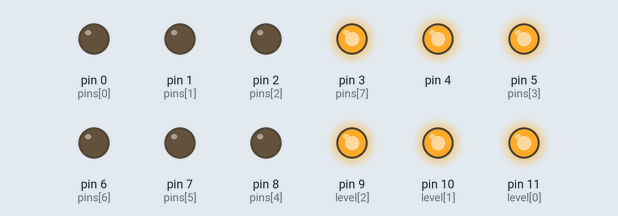
This sketch was run on a simulated Arduino Uno, built with avr-gcc and run on an emulated ATmega328P. Parts: output pins drawn as LEDs (lit = HIGH).

Above: at 0.15 s.
At 3.15 s:
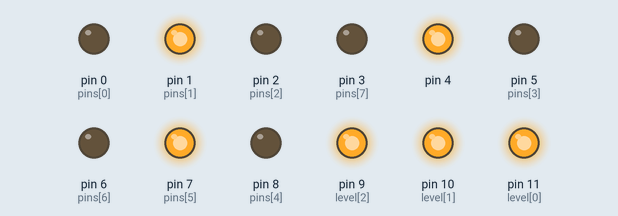
At 7.05 s:
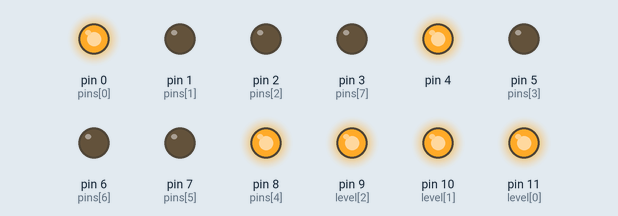
At 14.5 s:
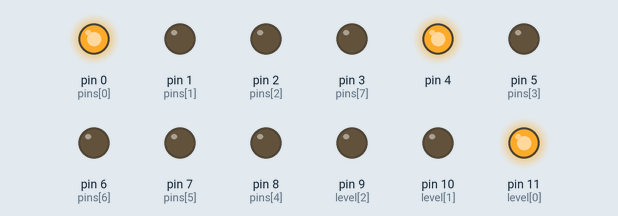
At 28.9 s:
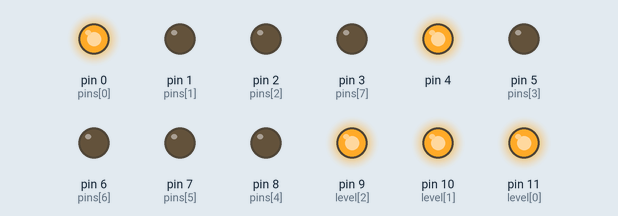
At 37.5 s:
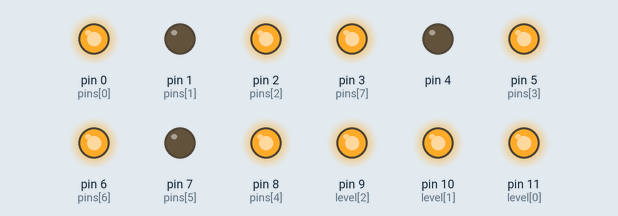
Timing chart, 0 to 40.0 s (numbered marks = the images above):
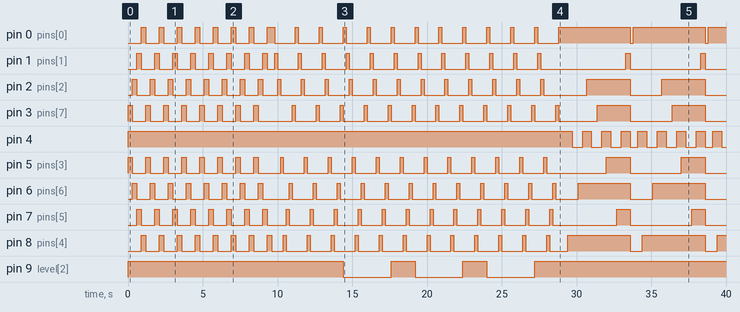

Measured:
- by itself, pin 0 (pins[0]): LOW → HIGH at 0.90 s, → LOW 0.30 s later, → HIGH 0.90 s later, → LOW 0.30 s later, … (43 changes in this stretch)
- by itself, pin 1 (pins[1]): LOW → HIGH at 0.60 s, → LOW 0.30 s later, → HIGH 0.90 s later, → LOW 0.30 s later, … (44 changes in this stretch)
- by itself, pin 2 (pins[2]): LOW → HIGH at 0.30 s, → LOW 0.30 s later, → HIGH 0.90 s later, → LOW 0.30 s later, … (44 changes in this stretch)
- by itself, pin 3 (pins[7]): LOW → HIGH at 0.00 s, → LOW 0.30 s later, → HIGH 0.90 s later, → LOW 0.30 s later, … (44 changes in this stretch)
- by itself, pin 4: repeats every 5.0 s: 3 × (LOW 0.70 s, HIGH 0.60 s), LOW 0.50 s, HIGH 0.60 s
- by itself, pin 5 (pins[3]): LOW → HIGH at 0.00 s, → LOW 0.30 s later, → HIGH 0.90 s later, → LOW 0.30 s later, … (44 changes in this stretch)
- by itself, pin 6 (pins[6]): LOW → HIGH at 0.30 s, → LOW 0.30 s later, → HIGH 0.90 s later, → LOW 0.30 s later, … (44 changes in this stretch)
- by itself, pin 7 (pins[5]): LOW → HIGH at 0.60 s, → LOW 0.30 s later, → HIGH 0.90 s later, → LOW 0.30 s later, … (44 changes in this stretch)

The sketch:

sketch_apr07b.ino
```cpp
void setup() {
// initialize the digital pin as an output.
pinMode(0, OUTPUT);
pinMode(1, OUTPUT);
pinMode(2, OUTPUT);
pinMode(3, OUTPUT);
pinMode(4, OUTPUT);
pinMode(5, OUTPUT);
pinMode(6, OUTPUT);
pinMode(7, OUTPUT);
pinMode(8, OUTPUT);
pinMode(9, OUTPUT); // LEDs verdes
pinMode(10, OUTPUT); // LEDs amarillos
pinMode(11, OUTPUT); // LEDs rojos

}

void loop() {
digitalWrite(9, HIGH);
digitalWrite(10, HIGH);
digitalWrite(11, HIGH);

for (int i=0; i <= 3; i++) // run loop 6 times
{
digitalWrite(3, HIGH);
digitalWrite(4, HIGH);
digitalWrite(5, HIGH);
delay(300);
digitalWrite(3, LOW);
digitalWrite(5, LOW);
digitalWrite(2, HIGH);
digitalWrite(6, HIGH);
delay(300);
digitalWrite(2, LOW);
digitalWrite(6, LOW);
digitalWrite(1, HIGH);
digitalWrite(7, HIGH);
delay(300);
digitalWrite(1, LOW);
digitalWrite(7, LOW);
digitalWrite(0, HIGH);
digitalWrite(8, HIGH);
delay(300);
digitalWrite(0, LOW);
digitalWrite(8, LOW);
digitalWrite(3, HIGH);
digitalWrite(4, HIGH);
digitalWrite(5, HIGH);
delay(300);
digitalWrite(3, LOW);
digitalWrite(5, LOW);
digitalWrite(2, HIGH);
digitalWrite(6, HIGH);
delay(300);
digitalWrite(2, LOW);
digitalWrite(6, LOW);
digitalWrite(1, HIGH);
digitalWrite(7, HIGH);
delay(300);
digitalWrite(1, LOW);
digitalWrite(7, LOW);
digitalWrite(0, HIGH);
digitalWrite(8, HIGH);
delay(300);
digitalWrite(0, LOW);
digitalWrite(8, LOW);

}

for (int i=0; i <= 3; i++) // run loop 4 times
{
byte pins[] = {0, 1, 2, 5, 8, 7, 6, 3};
// above array of 8
{
for (int i=0; i <= 3; i++) // run loop 3 times
{
byte level[] = {11, 10, 9};
for(int i=0; i<=2; i++) // loop equals number
{ // of values in array
digitalWrite(level[i], HIGH); // write index value

for(int i=0; i<=7; i++) // loop equals number
{ // of values in array
digitalWrite(pins[i], HIGH); // write index value
delay(200); // pause 200ms
digitalWrite(pins[i], LOW); // write index value
}
digitalWrite(level[i], LOW); // write index value

}
}
}

digitalWrite(9, HIGH);
digitalWrite(10, HIGH);
digitalWrite(11, HIGH);

for (int i=0; i <= 4; i++) // run loop 4 times
{

digitalWrite(0, HIGH);
delay(300);

digitalWrite(4, HIGH);
delay(300);

digitalWrite(8, HIGH);
delay(300);
digitalWrite(4, LOW);
delay(400);

digitalWrite(6, HIGH);
delay(300);

digitalWrite(4, HIGH);
delay(300);
digitalWrite(2, HIGH);
delay(300);
digitalWrite(4, LOW);
delay(400);


digitalWrite(3, HIGH);
delay(300);

digitalWrite(4, HIGH);
delay(300);

digitalWrite(5, HIGH);
delay(300);
digitalWrite(4, LOW);
delay(400);


digitalWrite(7, HIGH);
delay(300);

digitalWrite(4, HIGH);
delay(300);

digitalWrite(1, HIGH);
delay(300);


digitalWrite(0, LOW);
digitalWrite(1, LOW);
digitalWrite(2, LOW);
digitalWrite(3, LOW);
digitalWrite(4, LOW);
digitalWrite(5, LOW);
digitalWrite(6, LOW);
digitalWrite(7, LOW);
digitalWrite(8, LOW);
delay(200);
}

digitalWrite(9, HIGH);
digitalWrite(10, HIGH);
digitalWrite(11, HIGH);

for (int i=0; i <= 3; i++) // run loop 5 times
{
digitalWrite(9, LOW);
digitalWrite(10, HIGH);
digitalWrite(11, LOW);

digitalWrite(4, HIGH);
delay(500);
digitalWrite(1, HIGH);
digitalWrite(3, HIGH);
digitalWrite(5, HIGH);
digitalWrite(7, HIGH);
delay(200);
digitalWrite(9, HIGH);
digitalWrite(11, HIGH);
delay(200);
digitalWrite(0, HIGH);
digitalWrite(2, HIGH);
digitalWrite(6, HIGH);
digitalWrite(8, HIGH);
delay(500);
// all off
digitalWrite(0, LOW);
digitalWrite(1, LOW);
digitalWrite(2, LOW);
digitalWrite(3, LOW);
digitalWrite(4, LOW);
digitalWrite(5, LOW);
digitalWrite(6, LOW);
digitalWrite(7, LOW);
digitalWrite(8, LOW);

}
for (int i=0; i <= 4; i++) // run loop 4 times
{
digitalWrite(5, LOW);
digitalWrite(8, LOW);

digitalWrite(0, HIGH);
digitalWrite(1, HIGH);
digitalWrite(2, HIGH);
delay(300);
digitalWrite(1, LOW);
digitalWrite(2, LOW);
digitalWrite(3, HIGH);
digitalWrite(6, HIGH);
delay(300);
digitalWrite(3, LOW);
digitalWrite(0, LOW);
digitalWrite(7, HIGH);
digitalWrite(8, HIGH);
delay(300);
digitalWrite(6, LOW);
digitalWrite(7, LOW);
digitalWrite(2, HIGH);
digitalWrite(5, HIGH);
delay(300);
}
}
}
```
